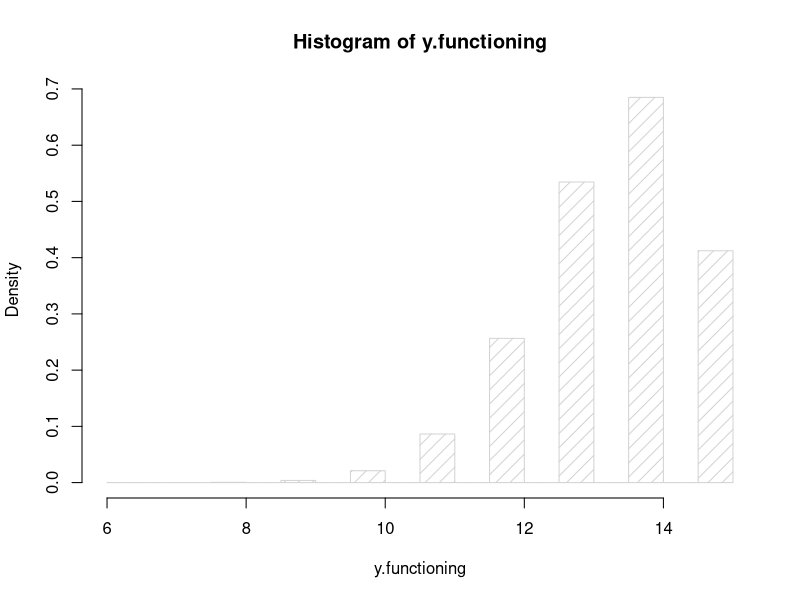

Write R code to recreate this figure.
rm( list=ls() ) # Clears all
p <- c( .9, .9, .7, .8, .7, .9, .7, .7, .8, .8, .7, .9, .8, .9, .8 )
p <- c(rep(0.9,15));
###--- iv)
n.replic <- 1e6
###--- Matrix of 500 x 10 U[0,1]-values:
u.matrix <- matrix( runif( n=n.replic*15 ), ncol=15 )
functioning.matrix <- ( u.matrix < matrix( rep( p, times=n.replic), byrow=T, ncol=15 ) )
#print(matrix(rep(p,times=n.replic), byrow=T, ncol=15));
#print(u.matrix);
#print(functioning.matrix);
y.functioning <- rowSums(functioning.matrix)
#print(y.functioning);
hist( y.functioning, prob=TRUE, density=10 )
###--- Estimate of P( at eleven seven work ):
sum( y.functioning >= 11 )/n.replic

sd(y.functioning >= 11) / sqrt(n.replic);
